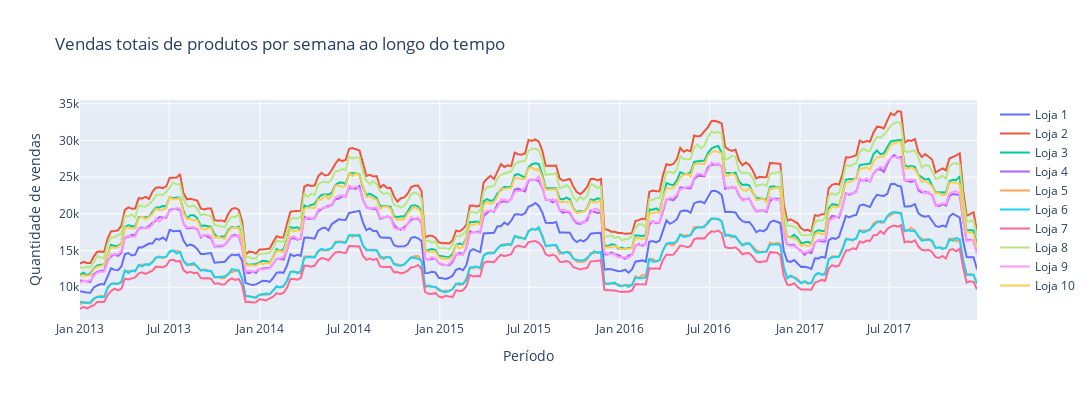

Source (notebook cell):
### Code cell
fig = go.Figure()

for i in range(df_week.shape[1]):
    fig.add_trace(go.Scatter(
        x=df_week.index,
        y=df_week[('sales',  i + 1)],
        name='Loja ' + str(i + 1)
    ))

fig.update_layout(
    title='<span>Vendas totais de produtos por semana ao longo do tempo</span>', 
    autosize=False,
    width=1250,
    height=400,
    xaxis=dict(title='<span>Período</span>'),
    yaxis=dict(title='<span>Quantidade de vendas</span>')
)
fig.show()

### Figure 1 — Plotly figure (JSON) as saved in the notebook; plotly's stock layout.template omitted (floating-point values rounded to 4 significant figures; data arrays with more than 128 entries replaced by an {"elided": "..."} marker saying what was removed)
{"data": [{"name": "Loja 1", "type": "scatter", "x": {"elided": "261 str values"}, "y": {"elided": "261 int values"}}, {"name": "Loja 2", "type": "scatter", "x": {"elided": "261 str values"}, "y": {"elided": "261 int values"}}, {"name": "Loja 3", "type": "scatter", "x": {"elided": "261 str values"}, "y": {"elided": "261 int values"}}, {"name": "Loja 4", "type": "scatter", "x": {"elided": "261 str values"}, "y": {"elided": "261 int values"}}, {"name": "Loja 5", "type": "scatter", "x": {"elided": "261 str values"}, "y": {"elided": "261 int values"}}, {"name": "Loja 6", "type": "scatter", "x": {"elided": "261 str values"}, "y": {"elided": "261 int values"}}, {"name": "Loja 7", "type": "scatter", "x": {"elided": "261 str values"}, "y": {"elided": "261 int values"}}, {"name": "Loja 8", "type": "scatter", "x": {"elided": "261 str values"}, "y": {"elided": "261 int values"}}, {"name": "Loja 9", "type": "scatter", "x": {"elided": "261 str values"}, "y": {"elided": "261 int values"}}, {"name": "Loja 10", "type": "scatter", "x": {"elided": "261 str values"}, "y": {"elided": "261 int values"}}], "layout": {"autosize": false, "height": 400, "title": {"text": "<span>Vendas totais de produtos por semana ao longo do tempo</span>"}, "width": 1250, "xaxis": {"title": {"text": "<span>Período</span>"}}, "yaxis": {"title": {"text": "<span>Quantidade de vendas</span>"}}}}
